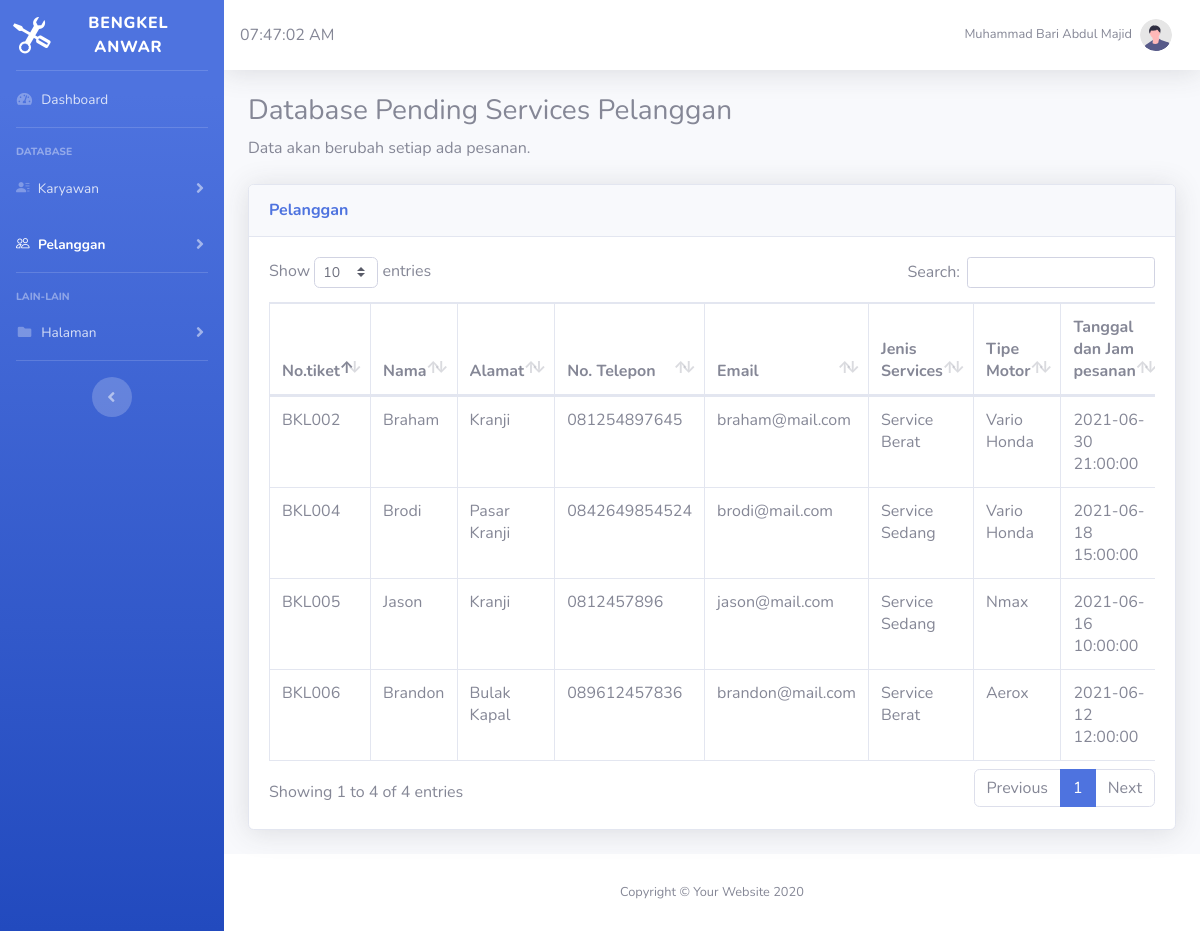
Page /pendingpelanggan.php (signed in) on the committed database.
### tables this page shows
CREATE TABLE `pending_services` (
  `no_tiket` varchar(10) NOT NULL,
  `nama_pelanggan` varchar(255) NOT NULL,
  `no_telp` varchar(50) NOT NULL,
  `alamat_pelanggan` varchar(500) NOT NULL,
  `email_pelanggan` varchar(255) NOT NULL,
  `jenis_services` varchar(255) NOT NULL,
  `tipe_motor` varchar(50) NOT NULL,
  `tanggal_pesanan` datetime NOT NULL,
  `status_pembayaran` int(2) NOT NULL
);

### pendingpelanggan.php (the view, shortened to what this page needs)
<html>
    <head>
    <link rel="stylesheet" href="https://cdn.jsdelivr.net/npm/bootstrap-icons@1.4.1/font/bootstrap-icons.css">
    <link href="vendor/fontawesome-free/css/all.min.css" rel="stylesheet" type="text/css">
    <link href="css/sb-admin-2.min.css" rel="stylesheet">
    <link href="vendor/datatables/dataTables.bootstrap4.min.css" rel="stylesheet">
    </head>
<body id="page-top">
    <div id="wrapper">
        <ul class="navbar-nav bg-gradient-primary sidebar sidebar-dark accordion" id="accordionSidebar">
            <a class="sidebar-brand d-flex align-items-center justify-content-center" href="index.html">
                <div class="sidebar-brand-icon rotate-n-15">
                    <i class="bi bi-tools"></i>
                </div>
                <div class="sidebar-brand-text mx-3">Bengkel Anwar</div>
            </a>
            <hr class="sidebar-divider my-0">
            <li class="nav-item">
                <a class="nav-link" href="index.php">
                    <i class="fas fa-fw fa-tachometer-alt"></i>
                    <span>Dashboard</span></a>
            </li>
            <hr class="sidebar-divider">
            <div class="sidebar-heading">
                Database
            </div>
            <li class="nav-item">
                <a class="nav-link collapsed" href="#" data-toggle="collapse" data-target="#collapseTwo"
                    aria-expanded="true" aria-controls="collapseTwo">
                    <i class="bi bi-person-lines-fill"></i>
                    <span>Karyawan</span>
                </a>
            </li>
            <li class="nav-item active">
                <a class="nav-link collapsed" href="#" data-toggle="collapse" data-target="#collapseUtilities"
                    aria-expanded="true" aria-controls="collapseUtilities">
                    <i class="bi bi-people"></i>
                    <span>Pelanggan</span>
                </a>
            </li>
            <hr class="sidebar-divider">
            <div class="sidebar-heading">
                Lain-lain
            </div>
                <li class="nav-item">
                    <a class="nav-link collapsed" href="#" data-toggle="collapse" data-target="#collapsePages"
                        aria-expanded="true" aria-controls="collapsePages">
                        <i class="fas fa-fw fa-folder"></i>
                        <span>Halaman</span>
                    </a>
                </li>
            <hr class="sidebar-divider d-none d-md-block">
            <div class="text-center d-none d-md-inline">
                <button class="rounded-circle border-0" id="sidebarToggle"></button>
            </div>
        </ul>
        <div id="content-wrapper" class="d-flex flex-column">
            <div id="content">
                <nav class="navbar navbar-expand navbar-light bg-white topbar mb-4 static-top shadow">
                <div id="clock"></div>
                    <ul class="navbar-nav ml-auto">
                        <li class="nav-item dropdown no-arrow">
                            <a class="nav-link dropdown-toggle" href="#" id="userDropdown" role="button"
                                data-toggle="dropdown" aria-haspopup="true" aria-expanded="false">
                                <span class="mr-2 d-none d-lg-inline text-gray-600 small">
                                <?php
                                $nama = $_SESSION["nama"];
                                echo "$nama";?></span>
                                <img class="img-profile rounded-circle"
                                    src="img/undraw_profile.svg">
                            </a>
                        </li>
                    </ul>
                </nav>
                <div class="container-fluid">
                    <h1 class="h3 mb-2 text-gray 800">Database Pending Services Pelanggan</h1>
                    <p class="mb-4"> Data akan berubah setiap ada pesanan. </p>
                    <div class="card shadow mb-4">
                        <div class="card-header py-3">
                            <h6 class="m-0 font-weight-bold text-primary">Pelanggan</h6>
                        </div>
                        <div class="card-body">
                            <div class="table-responsive">
                                <table class="table table-bordered" id="dataTable"
                                width="100%" cellspacing="0">
                                    <thead>
                                        <tr>
                                            <th>No.tiket</th>
                                            <th>Nama</th>
                                            <th>Alamat</th>
                                            <th>No. Telepon</th>
                                            <th>Email</th>
                                            <th>Jenis Services</th>
                                            <th>Tipe Motor</th>
                                            <th>Tanggal dan Jam pesanan</th>
                                        </tr>
                                    </thead>
                                    <tbody>
                                        <?php
                                        include 'koneksi1.php';
                                        $data=mysqli_query($koneksi,"SELECT * FROM pending_services WHERE tanggal_pesanan >= NOW()") or
                                        die(mysqli_error($koneksi));
                                        foreach ($data as $baris){ ?>
                                        <tr>
                                        <td><?php echo $baris["no_tiket"] ?></td>
                                        <td><?php echo $baris['nama_pelanggan'] ?></td>
                                        <td><?php echo $baris['alamat_pelanggan'] ?></td>
                                        <td><?php echo $baris['no_telp'] ?></td>
                                        <td><?php echo $baris['email_pelanggan'] ?></td>
                                        <td><?php echo $baris['jenis_services'] ?></td>
                                        <td><?php echo $baris['tipe_motor'] ?></td>
                                        <td><?php echo $baris['tanggal_pesanan'] ?></td>
                                        </tr>
                                        <?php }
                                        ?>
                                    </tbody>
                                </table>
                            </div>
                        </div>
                    </div>
                </div>
            </div>
            <footer class="sticky-footer bg-white">
                <div class="container my-auto">
                    <div class="copyright text-center my-auto">
                        <span>Copyright &copy; Your Website 2020</span>
                    </div>
                </div>
            </footer>
        </div>
    </div>
</body>
</html>

### rows in the picture
pending_services: no_tiket "BKL002", nama_pelanggan "Braham", alamat_pelanggan "Kranji", no_telp "081254897645", email_pelanggan "braham@mail.com", jenis_services "Service Berat", tipe_motor "Vario Honda", tanggal_pesanan "2021-06-30 21:00:00"
pending_services: no_tiket "BKL004", nama_pelanggan "Brodi", alamat_pelanggan "Pasar Kranji", no_telp "0842649854524", email_pelanggan "brodi@mail.com", jenis_services "Service Sedang", tipe_motor "Vario Honda", tanggal_pesanan "2021-06-18 15:00:00"
pending_services: no_tiket "BKL005", nama_pelanggan "Jason", alamat_pelanggan "Kranji", no_telp "0812457896", email_pelanggan "jason@mail.com", jenis_services "Service Sedang", tipe_motor "Nmax", tanggal_pesanan "2021-06-16 10:00:00"
pending_services: no_tiket "BKL006", nama_pelanggan "Brandon", alamat_pelanggan "Bulak Kapal", no_telp "089612457836", email_pelanggan "brandon@mail.com", jenis_services "Service Berat", tipe_motor "Aerox", tanggal_pesanan "2021-06-12 12:00:00"

### other values in the picture
$nama "Muhammad Bari Abdul Majid"
